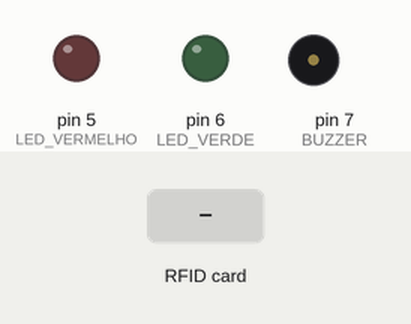
Bench run of a sketch on a simulated Arduino Uno, built with avr-gcc and run on an emulated ATmega328P. Parts: output pins drawn as LEDs (lit = HIGH), buzzer (waves = sounding). Inputs (shaded band) come from the test bench. Pins used as bus, display or sensor lines are not drawn; what the sketch prints to the serial monitor is not drawn.

Above: at 1.2 s.
1.3 s: RFID card 5E 7A 19 C4 held to the reader
Timing chart, 0 to 4.3 s (numbered marks = the images above; inputs shaded):
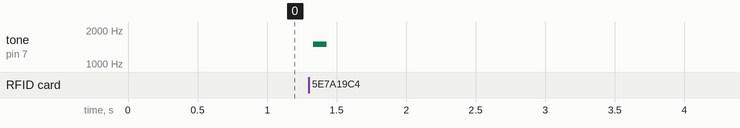

Measured:
- after the input at 1.3 s, tone on pin 7 (BUZZER): silent → 1500 Hz at once, → silent 0.10 s later

The sketch:

LeitorCartao.ino
```cpp
//Bibliotecas
#include <SPI.h>
#include <MFRC522.h>

//Pinos
#define BUZZER 7
#define LED_VERDE 6
#define LED_VERMELHO 5
#define SS_PIN 10
#define RST_PIN 9

String IDtag = ""; //Variável que armazenará o ID da Tag
String CartaoParada = "CARD_STOP_AQUI";
String CartoesPositivos[] = { "CARD_P", "CARD_P" };
String CartoesNegativos[] = { "CARD_N", "CARD_N", "CARD_N" };

MFRC522 LeitorRFID(SS_PIN, RST_PIN);    // Cria uma nova instância para o leitor e passa os pinos como parâmetro


void setup() {
  Serial.begin(115200);             // Inicializa a comunicação Serial
  SPI.begin();                      // Inicializa comunicacao SPI
  LeitorRFID.PCD_Init();            // Inicializa o leitor RFID
  pinMode(LED_VERDE, OUTPUT);       // Declara o pino do led verde como saída
  pinMode(LED_VERMELHO, OUTPUT);    // Declara o pino do led vermelho como saída
  pinMode(BUZZER, OUTPUT);          // Declara o pino do buzzer como saída
}

void loop() {
  Leitura();  //Chama a função responsável por fazer a leitura das Tag's
}

void Leitura()
{
        IDtag = ""; //Inicialmente IDtag deve estar vazia.

        // Verifica se existe uma Tag presente
        if ( !LeitorRFID.PICC_IsNewCardPresent() || !LeitorRFID.PICC_ReadCardSerial() ) {
            delay(50);
            return;
        }

        // Pega o ID da Tag através da função LeitorRFID.uid e Armazena o ID na variável IDtag
        for (byte i = 0; i < LeitorRFID.uid.size; i++) {
            IDtag.concat(String(LeitorRFID.uid.uidByte[i], HEX));
        }

        acessoLiberado();

        delay(5000); //aguarda 5 segundos para efetuar uma nova leitura
}

void acessoLiberado()
{
  Serial.print(IDtag); //Exibe a mensagem "Tag Cadastrada" e o ID da tag não cadastrada

  if(IDtag != CartaoParada){
  efeitoPermitido();  //Chama a função efeitoPermitido().
  CartaoPositivo();
  CartaoNegativo();
  Desligar();
  }
}

void Desligar(){
  if(IDtag == CartaoParada){
    digitalWrite(LED_VERDE, LOW);
    digitalWrite(LED_VERMELHO, LOW);
  }
}

void CartaoPositivo(){
  for(int i = 0; i < 2; i++){
    if(CartoesPositivos[i] == IDtag)
    {
      digitalWrite(LED_VERMELHO, LOW);
      digitalWrite(LED_VERDE, HIGH);
    }
  }
}

void CartaoNegativo(){
  for(int i = 0; i < 3; i++){
    if(CartoesNegativos[i] == IDtag)
    {
      digitalWrite(LED_VERDE, LOW);
      digitalWrite(LED_VERMELHO, HIGH);
    }
  }
}

void efeitoPermitido(){
  int qtd_bips = 1; //definindo a quantidade de bips
  for(int j=0; j<qtd_bips; j++){
    //Ligando o buzzer com uma frequência de 1500 hz e ligando o led verde.
    tone(BUZZER,1500);
    delay(100);

    //Desligando o buzzer e led verde.
    noTone(BUZZER);
    delay(100);
  }
}
```
